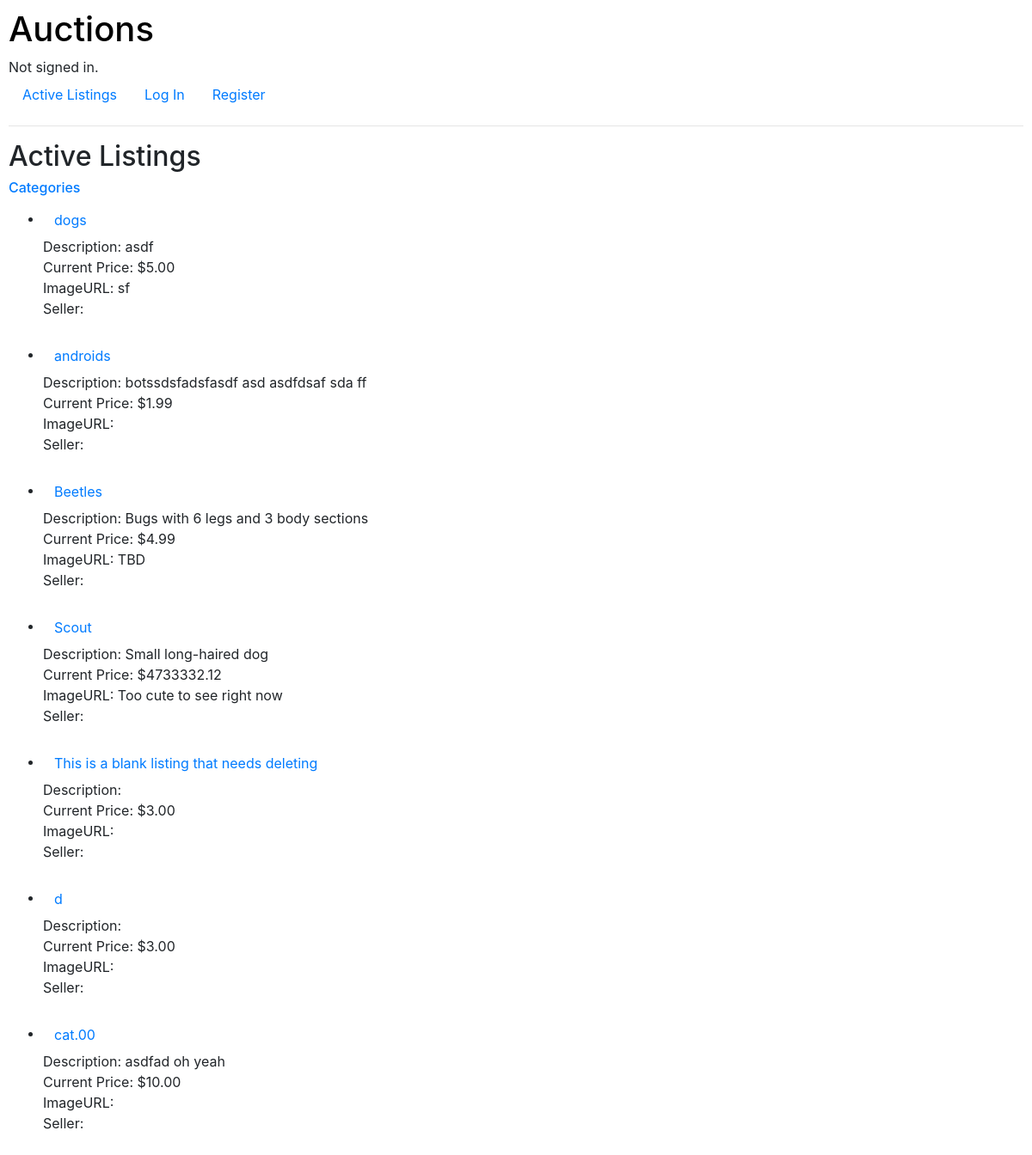
Before: / with the older database file.
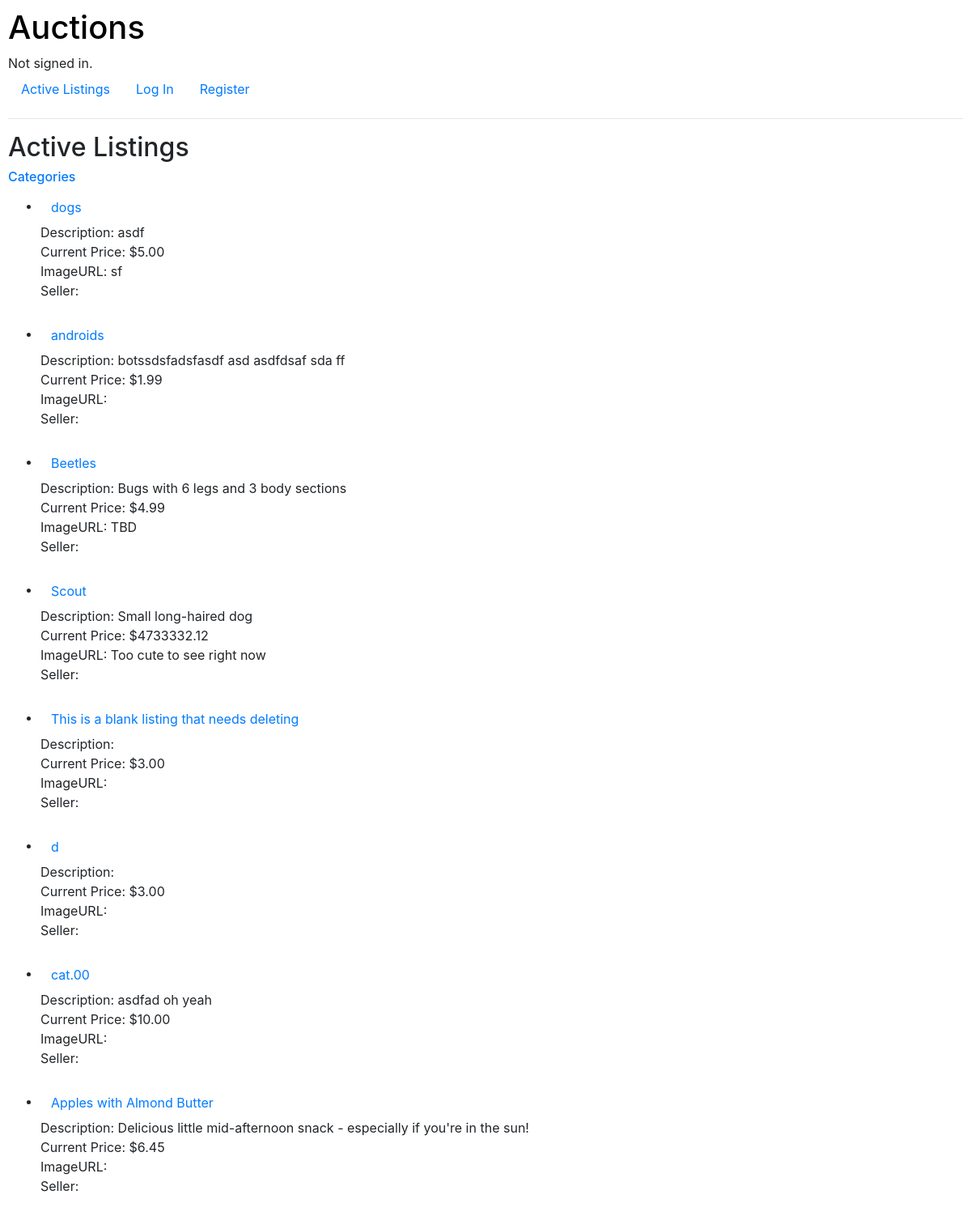
After: the same page with the newer database file.
### auctions/models.py (models this page shows, shortened)
class Listing(models.Model):
    title = models.CharField(max_length=64)
    description = models.TextField()
    imageURL = models.URLField(max_length=200)
    price = models.DecimalField(max_digits=10, decimal_places=2)
    isActive = models.BooleanField(default=True)
    seller = models.ForeignKey('User', on_delete=models.CASCADE, blank=True, related_name="seller")
    category = models.ForeignKey('Category', on_delete=models.CASCADE, blank=True, related_name="category")

### auctions/views.py (the view)
# urls.py: path("", views.index, name="index"),
def index(request):
        active_listings = Listing.objects.filter(isActive=True)
        return render(request, "auctions/index.html", {
            "listings": active_listings,
        })

### auctions/models.py (called while the page is built)
    def __str__(self):
        return f"{self.first_name} {self.last_name}"

### auctions/templates/auctions/index.html
{% extends "auctions/layout.html" %}
{% block body %}
    <h2>Active Listings</h2>
    <h6><a href="{% url 'auctions:categories' %}">Categories</a><br></h6>
        <ul>
            {% for listing in listings %}
                <li>
                    <a href="{% url 'auctions:listing' title=listing.title %}" class="btn btn-link">{{ listing.title }}</a><br>
                    Description: {{ listing.description }}<br>
                    Current Price: ${{ listing.price }}<br>
                    ImageURL: {{ listing.imageURL }}<br>
                    Seller: {{ listing.seller }}
                </li><br>
            {% empty %}
                <li>No Listings.</li>
            {% endfor %}
        </ul>
{% endblock %}

Changed rows visible on the page:
added Listing: title "Apples with Almond Butter", description "Delicious little mid-afternoon snack - especially if you're in the sun!", price "6.45"
